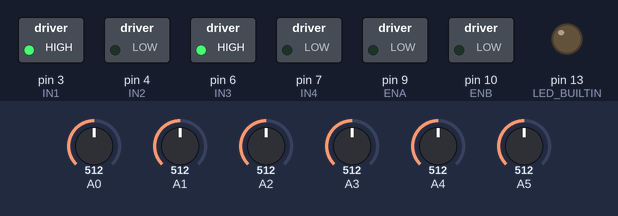
Bench run of a sketch on a simulated Arduino Uno, built with avr-gcc and run on an emulated ATmega328P. On the bench: switched loads named in the sketch (green lamp = pin HIGH), output pins drawn as LEDs (lit = HIGH). The inputs (shaded band) are chosen by the test bench; at power-on: A0 = 512, A1 = 512, A2 = 512, A3 = 512, A4 = 512, A5 = 512.

Above: at 0.1 s.
At 0.6 s:
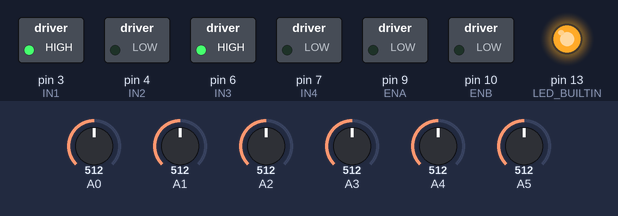
Timing chart, 0 to 8.0 s (numbered marks = the images above):
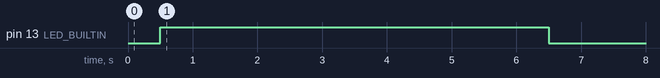

The sketch:

servo_qtr.ino
```cpp
#include <QTRSensors.h>
#include <PID_v1.h>

// Pin assignments
#define IN1 3     // Motor 1 direction
#define IN2 4
#define IN3 6    // Motor 2 direction
#define IN4 7

#define ENA 9     // Motor 1 speed
#define ENB 10    // Motor 2 speed

// QTR sensor array
const uint8_t SensorCount = 6;
QTRSensors qtr;
uint16_t sensorValues[SensorCount];

double input;

void setup() {
  // Set all pins as OUTPUT
  pinMode(IN1, OUTPUT);
  pinMode(IN2, OUTPUT);
  pinMode(IN3, OUTPUT);
  pinMode(IN4, OUTPUT);
  pinMode(ENA, OUTPUT);
  pinMode(ENB, OUTPUT);

  // Motor 1 forward, Motor 2 backward
  digitalWrite(IN1, HIGH);
  digitalWrite(IN2, LOW);
  digitalWrite(IN3, HIGH);
  digitalWrite(IN4, LOW);

  // Start both motors at half speed
  //analogWrite(ENA, 64);
  //analogWrite(ENB, );

  // configure the sensors
  qtr.setTypeAnalog();
  qtr.setSensorPins((const uint8_t[]){A5, A4, A3, A2, A1, A0}, SensorCount);
  qtr.setEmitterPin(12);

  delay(500);
  pinMode(LED_BUILTIN, OUTPUT);
  digitalWrite(LED_BUILTIN, HIGH); // calibration mode

  // Calibration
  for (uint16_t i = 0; i < 200; i++) {
    qtr.calibrate();
    delay(5);
  }
  digitalWrite(LED_BUILTIN, LOW); // done calibrating

  delay(500);

}

void loop() {
  analogWrite(ENB, 0); //ENB for eating puck
  analogWrite(ENA, 0); //ENA for backshots
  // analogWrite(ENA, 0);
  // analogWrite(ENB, 0);
  // delay(5000);
  input = qtr.readLineBlack(sensorValues);
  if ((input < 250) || (input > 4500)){
    analogWrite(ENA, 255);
    analogWrite(ENB, 255);
    delay(1000);
  }
}
```
